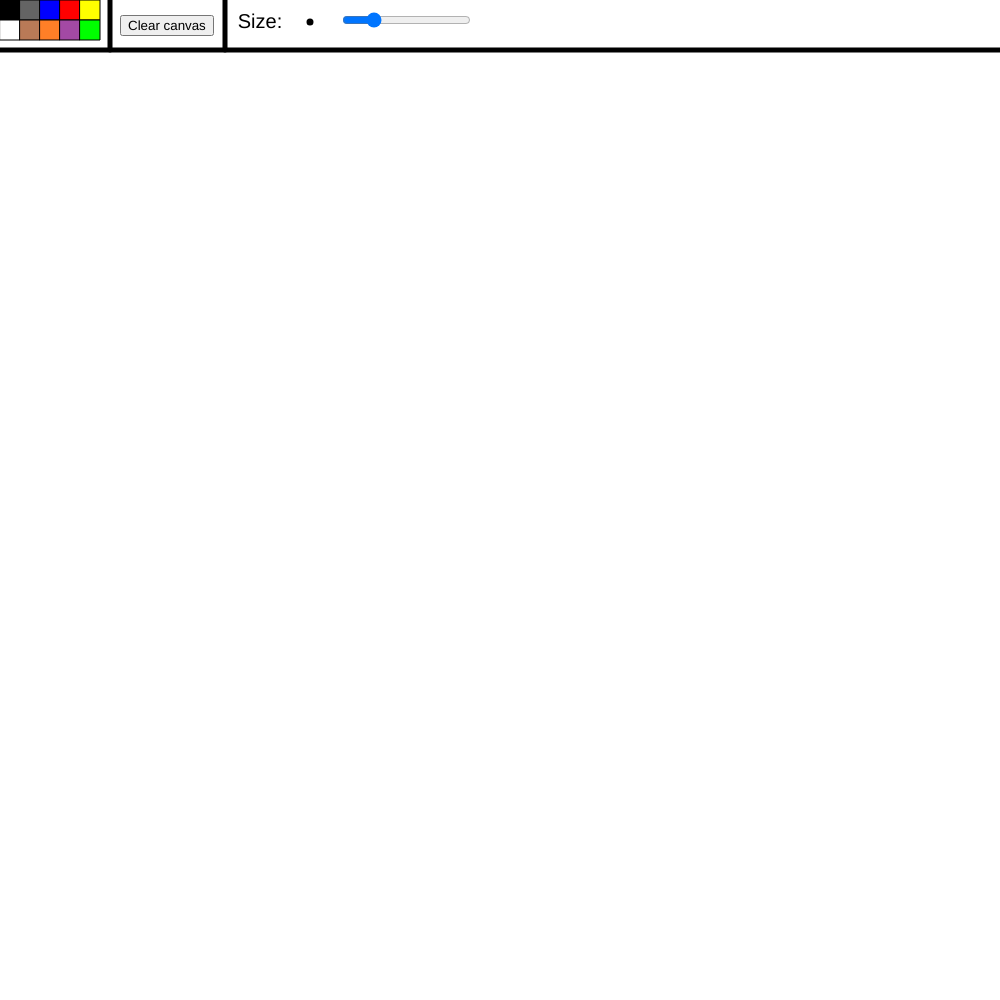
Frame 1 (no input)
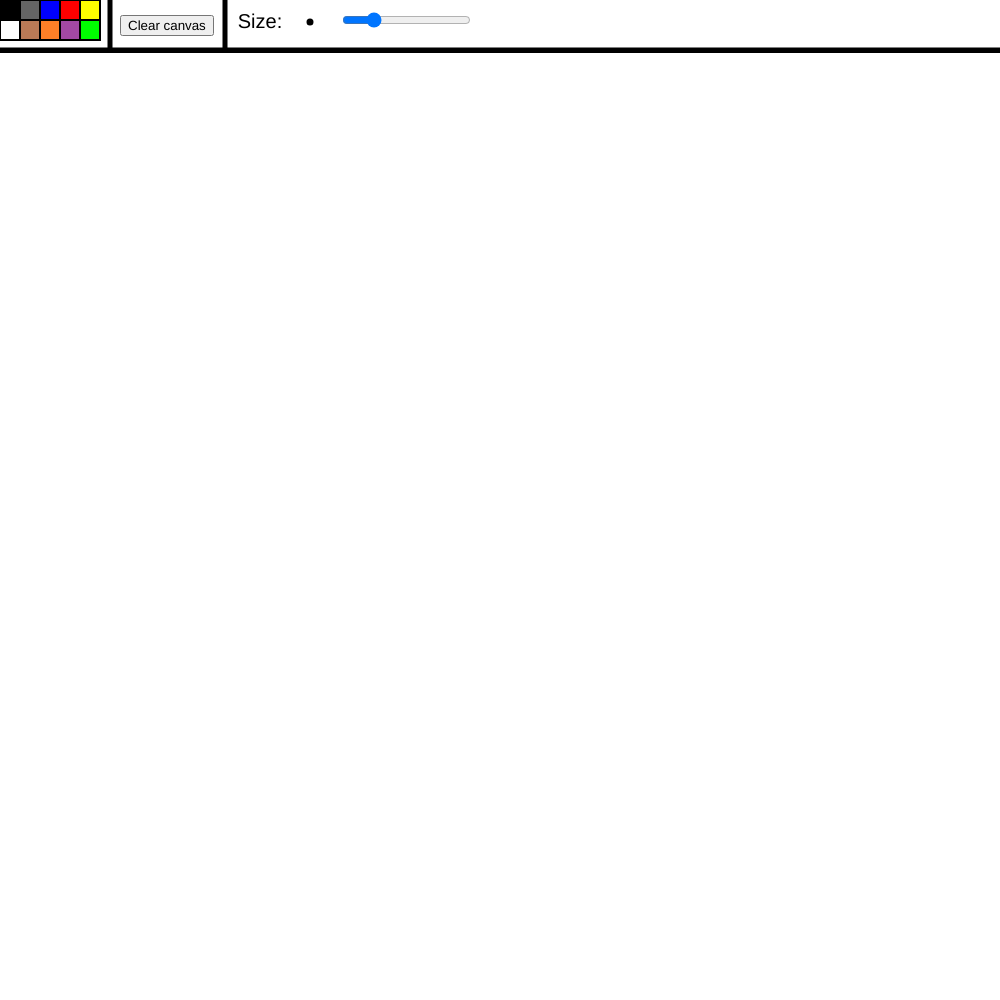
Frame 60 (no input)
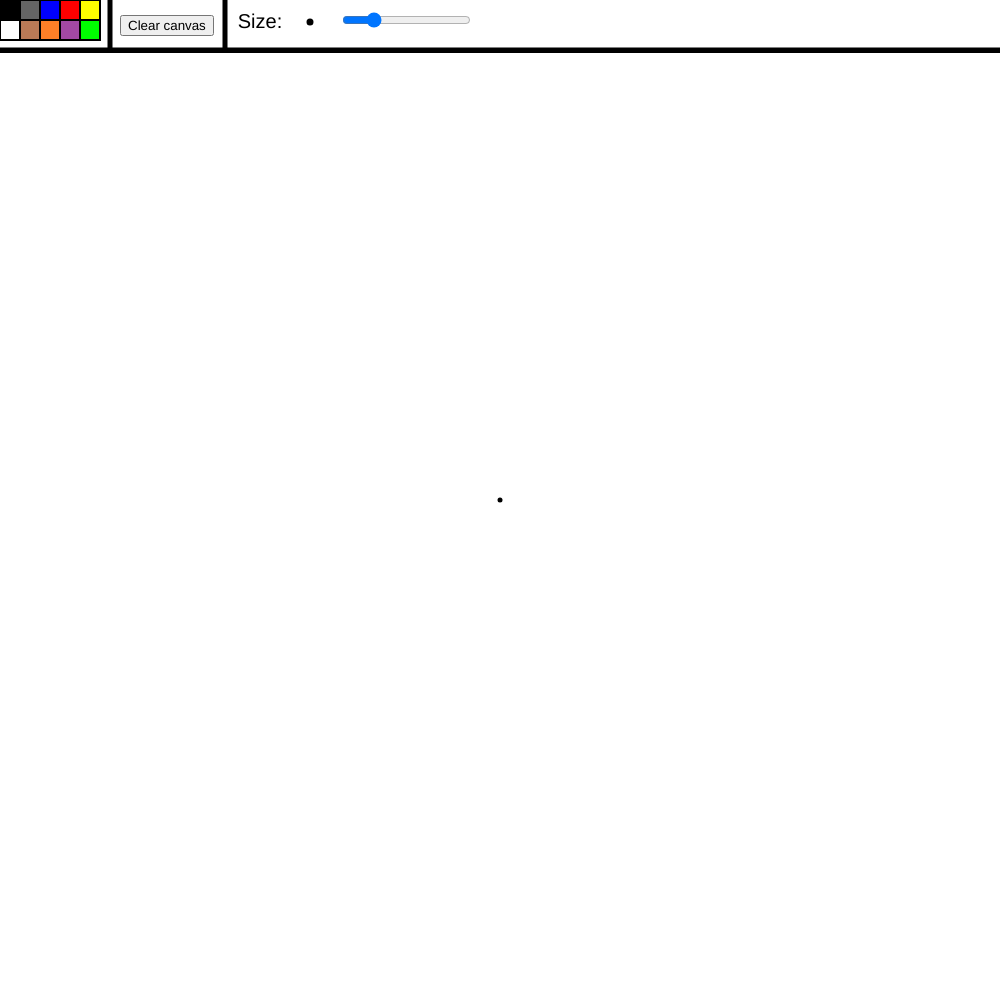
Frame 120 (the mouse pressed at the canvas centre since frame 60)

The p5.js sketch that drew these frames (run headless with seeded random() and noise() and a simulated clock; from frame 60 on, the mouse is pressed at the canvas centre):

// p5.js sketch
// ── sketch.js
var r = 0, g = 0, b = 0;
var slider;
var able_to_draw = false;
var last_x, last_y;
var clear_button;

function setup ( )
{
  createCanvas(1000, 1000);
  
  slider = createSlider(1, 20, 5);
  slider.position(340, 10);
  
  textSize(20);
  textAlign(CENTER, CENTER);
  background(255);
  
  button = createButton('Clear canvas');
  button.position(120, 15);
  button.mousePressed(clearCanvas);
}
function draw ( )
{
  noStroke();
  fill(255);
  rect(0, 0, 1000, 50);
  stroke(0);
  fill(0);
  rect(0, 0, 20, 20);
  fill(100);
  rect(20, 0, 20, 20);
  fill(0, 0, 255);
  rect(40, 0, 20, 20);
  fill(255, 0, 0);
  rect(60, 0, 20, 20);
  fill(255, 255, 0);
  rect(80, 0, 20, 20);
  
  fill(255);
  rect(0, 20, 20, 20);
  fill(185, 122, 87);
  rect(20, 20, 20, 20);
  fill(255, 127, 39);
  rect(40, 20, 20, 20);
  fill(163, 73, 164);
  rect(60, 20, 20, 20);
  fill(0, 255, 0);
  rect(80, 20, 20, 20);
  
  noStroke();
  fill(0);
  //text('Color:', 145, 20);
  text('Size:', 260, 22);
  
  stroke(1);
  strokeWeight(5);
  line(0, 50, 1000, 50);
  line(110, 50, 110, 0);
  line(225, 50, 225, 0);
  
  strokeWeight(2);
  fill(r, g, b);
  //rect(175, 10, 20, 20);
  
  circle(310, 22, slider.value());
}
function mouseClicked()
{
  if (mouseX <= 20 && mouseY <= 20)
    set_rgb(0, 0, 0);
  else if (mouseX <= 40 && mouseY <= 20)
    set_rgb(100, 100, 100);
  else if (mouseX <= 60 && mouseY <= 20)
    set_rgb(0, 0, 255);
  else if (mouseX <= 80 && mouseY <= 20)
    set_rgb(255, 0, 0);
  else if (mouseX <= 100 && mouseY <= 20)
    set_rgb(255, 255, 0);
  
  else if (mouseX <= 20 && mouseY <= 40)
    set_rgb(255, 255, 255);
  else if (mouseX <= 40 && mouseY <= 40)
    set_rgb(185, 122, 87);
  else if (mouseX <= 60 && mouseY <= 40)
    set_rgb(255, 127, 39);
  else if (mouseX <= 80 && mouseY <= 40)
    set_rgb(163, 73, 164);
  else if (mouseX <= 100 && mouseY <= 40)
    set_rgb(0, 255, 0);
}
function set_rgb(red, green, blue)
{
  r = red; g = green; b = blue;
}
function mouseDragged()
{
  if (!able_to_draw)
      return;
      
  noStroke();
  
	//if (Math.sqrt((last_x - mouseX)*(last_x - mouseX) +
	//  (last_y - mouseY)*(last_y - mouseY)) >= 1/*slider.value() */)
	{
	  var x_step, y_step, x, y;
	  if (Math.abs(last_x - mouseX) > Math.abs(last_y - mouseY))
	  {
		x_step = Math.sign(mouseX - last_x);
		y_step = (mouseY - last_y) / Math.abs(last_x - mouseX);
		
		for (x = last_x, y = last_y; x != mouseX; x += x_step, y += y_step)
		  circle(x, y, slider.value());
	  }
	  else// if (Math.abs(last_x - mouseX) <= Math.abs(last_y - mouseY))
	  {
		y_step = Math.sign(mouseY - last_y);
		x_step = (mouseX - last_x) / Math.abs(last_y - mouseY);
		
		for (x = last_x, y = last_y; y != mouseY; x += x_step, y += y_step)
		  circle(x, y, slider.value());
	  }
	}
  circle(mouseX, mouseY, slider.value());
  last_x = mouseX;
  last_y = mouseY;
}
function mousePressed()
{
  if (mouseY <= 50)
    able_to_draw = false;
  else
  {
    able_to_draw = true;
    noStroke();
    circle(mouseX, mouseY, slider.value());
    last_x = mouseX;
    last_y = mouseY;
  }  
}
function clearCanvas()
{
  fill(255);
  noStroke();
  rect(0, 50, 1000, 1000);
}
